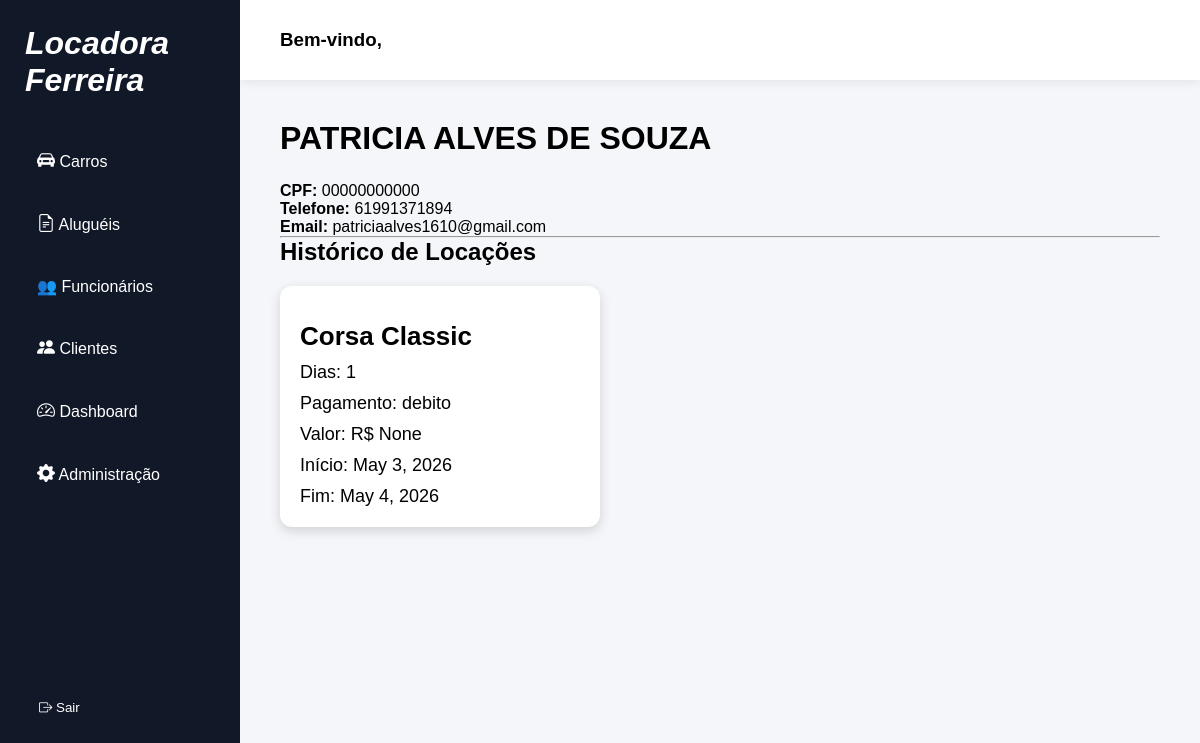
/cliente/1/, run on an earlier commit of the app's database.
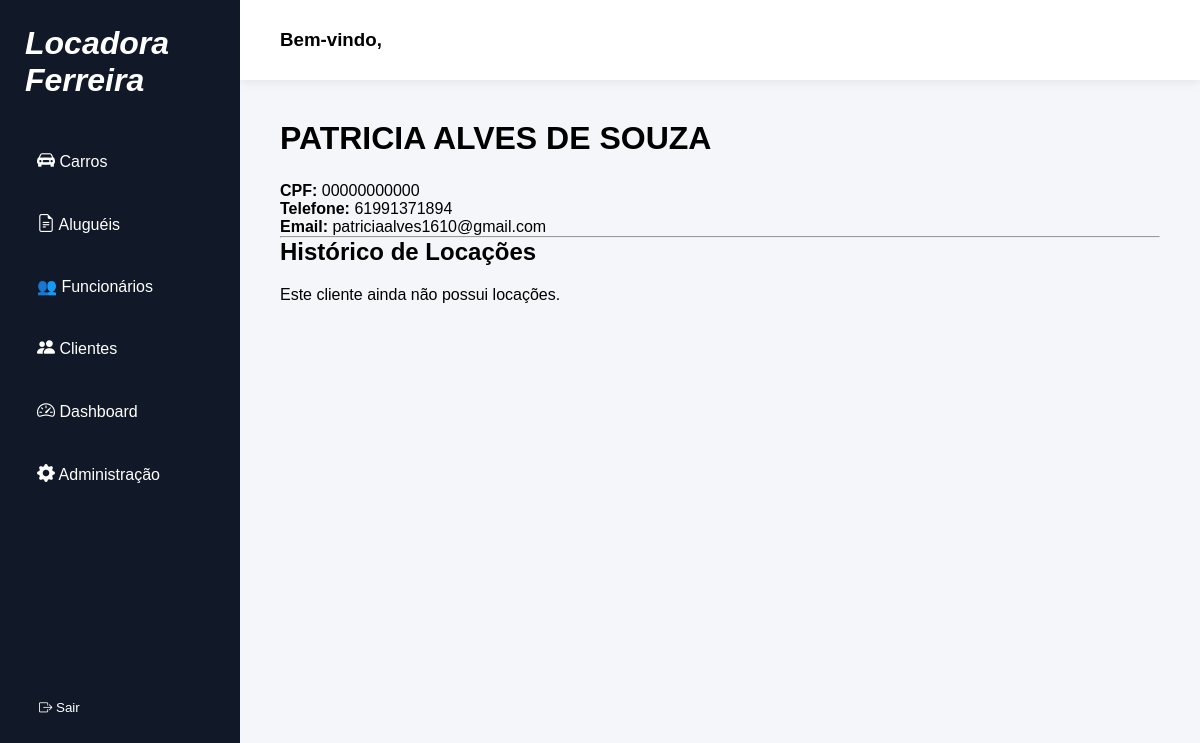
And on a later commit of the database.
### catalog/models.py (models this page shows, shortened)
class Aluguel(models.Model):
    funcionario = models.ForeignKey(User, on_delete=models.CASCADE)
    cliente = models.ForeignKey(Cliente, on_delete=models.CASCADE, null=True, blank=True)
    carro = models.ForeignKey('Carro', on_delete=models.CASCADE)
    data_inicio = models.DateField(auto_now_add=True)
    quantidade_dias = models.IntegerField(null=True, blank=True)
    forma_pagamento = models.CharField(max_length=50, null=True, blank=True)
    observacoes = models.TextField(blank=True, null=True)
    devolvido = models.BooleanField(default=False)
    valor_total = models.DecimalField(max_digits=10, decimal_places=2, null=True, blank=True)
    assinatura_cliente = models.ImageField(
    upload_to='assinaturas/',
    null=True,
    blank=True)
    @property
    def data_fim(self):
        return self.data_inicio + timedelta(days=self.quantidade_dias)

class Carro(models.Model):
    nome = models.CharField(max_length=100)
    marca = models.CharField(max_length=100)
    ano = models.IntegerField()
    total_disponivel = models.IntegerField(default=0)
    imagem = models.ImageField(upload_to='carros/', null=True, blank=True)
    valor_diaria = models.DecimalField(max_digits=8, decimal_places=2, default=0)

### catalog/views.py (the view)
# urls.py: path('cliente/<int:cliente_id>/',views.cliente_detalhes, name='cliente_detalhes'),
def cliente_detalhes(request, cliente_id):
    cliente = get_object_or_404(
        Cliente,
        id=cliente_id
    )
    alugueis = Aluguel.objects.filter(
        cliente=cliente
    )
    return render(
        request,
        'catalog/cliente_detalhes.html',
        {
            'cliente': cliente,
            'alugueis': alugueis
        }
    )

### library/templates/catalog/cliente_detalhes.html
{% extends 'base.html' %}
{% block content %}
<h1>{{ cliente.nome }}</h1>
<p><strong>CPF:</strong> {{ cliente.cpf }}</p>
<p><strong>Telefone:</strong> {{ cliente.telefone }}</p>
<p><strong>Email:</strong> {{ cliente.email }}</p>
<hr>
<h2>Histórico de Locações</h2>
{% for aluguel in alugueis %}
<div class="card-carro">
    <div class="nome-carro">
        {{ aluguel.carro.nome }}
    </div>
    <div class="info">
        Dias:
        {{ aluguel.quantidade_dias }}
    </div>
    <div class="info">
        Pagamento:
        {{ aluguel.forma_pagamento }}
    </div>
    <div class="info">
        Valor:
        R$ {{ aluguel.valor_total }}
    </div>
    <div class="info">
        Início:
        {{ aluguel.data_inicio }}
    </div>
    <div class="info">
        Fim:
        {{ aluguel.data_fim }}
    </div>
</div>
{% empty %}
<p>Este cliente ainda não possui locações.</p>
{% endfor %}
{% endblock %}

What changed in the data, as far as the page shows it:
removed Aluguel: carro.nome "Corsa Classic", quantidade_dias "1", forma_pagamento "debito", valor_total "None", data_inicio "May 3, 2026", data_fim "May 4, 2026"
Also different on the page:
text now shown: "Este cliente ainda não possui locações."
